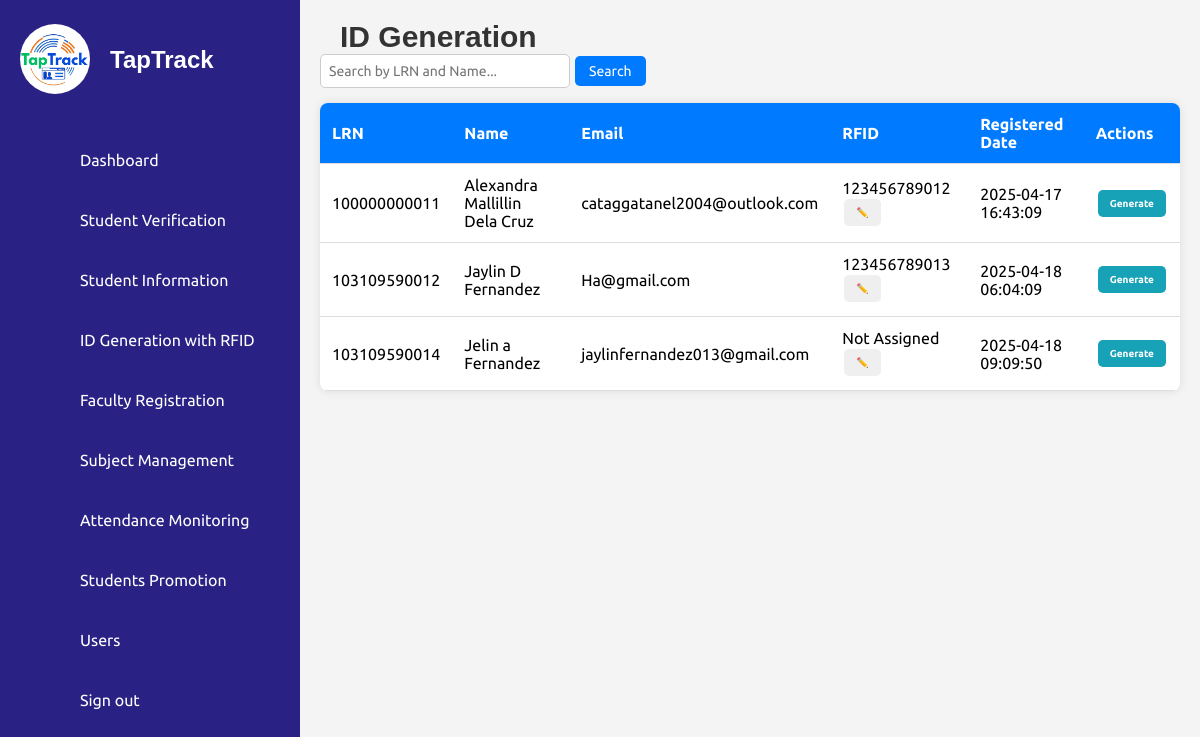
Page /id_generation.php (signed in) on the committed database.
### tables this page shows
CREATE TABLE `students` (
  `id` int(11) NOT NULL,
  `first_name` varchar(50) NOT NULL,
  `middle_name` varchar(50) DEFAULT NULL,
  `last_name` varchar(50) NOT NULL,
  `lrn` varchar(12) NOT NULL,
  `date_of_birth` date NOT NULL,
  `gender` enum('Male','Female') NOT NULL,
  `citizenship` varchar(50) NOT NULL,
  `address` text NOT NULL,
  `contact_number` varchar(15) NOT NULL,
  `email` varchar(100) NOT NULL,
  `guardian_name` varchar(100) NOT NULL,
  `guardian_contact` varchar(15) NOT NULL,
  `guardian_address` varchar(250) NOT NULL,
  `guardian_relationship` varchar(50) NOT NULL,
  `elementary_school` varchar(100) NOT NULL,
  `year_graduated` year(4) NOT NULL,
  `birth_certificate` varchar(255) NOT NULL,
  `id_photo` varchar(255) NOT NULL,
  `good_moral` varchar(255) DEFAULT NULL,
  `student_signature` varchar(255) NOT NULL,
  `section` varchar(50) DEFAULT NULL,
  `school_year` varchar(9) NOT NULL,
  `grade_level` varchar(20) DEFAULT NULL,
  `student_type` varchar(50) NOT NULL,
  `verified_at` timestamp NOT NULL DEFAULT current_timestamp(),
  `created_at` timestamp NOT NULL DEFAULT current_timestamp(),
  `rfid` varchar(50) DEFAULT NULL,
  `promotion_status` varchar(50) DEFAULT NULL
);

### id_generation.php (the view, shortened to what this page needs)
<!DOCTYPE html>
<html lang="en">
<head>
    <link rel="stylesheet" href="assets/css/style.css">
    <link rel="stylesheet" href="assets/css/ids.css">
    <link rel="stylesheet" href="assets/css/rfid.css">
</head>
<body>
    <?php include('sidebar.php'); ?>
    <div class="main-content">
        <h2>ID Generation</h2>
        <div class="search-containers">
            <input type="text" id="searchInput" placeholder="Search by LRN and Name...">
            <button onclick="searchStudent()">Search</button>
        </div>
        <?php
        include 'db_connection.php';
        $sql = "SELECT lrn, first_name, middle_name, last_name, email, rfid, created_at FROM students";
        $result = mysqli_query($conn, $sql);
        ?>
        <table class="student-table">
            <thead>
                <tr>
                    <th>LRN</th>
                    <th>Name</th>
                    <th>Email</th>
                    <th>RFID</th>
                    <th>Registered Date</th>
                    <th>Actions</th>
                </tr>
            </thead>
            <tbody id="studentTableBody">
            <?php if (mysqli_num_rows($result) > 0): ?>
    <?php while ($row = mysqli_fetch_assoc($result)): ?>
        <?php
            $full_name = $row['first_name'] . ' ' .
                        (!empty($row['middle_name']) ? $row['middle_name'] . ' ' : '') .
                        $row['last_name'];
        ?>
        <tr>
            <td><?php echo $row['lrn']; ?></td>
            <td><?php echo $full_name; ?></td>
            <td><?php echo $row['email']; ?></td>
            <td>
                <span class="rfid-value" data-lrn="<?php echo $row['lrn']; ?>">
                    <?php echo $row['rfid'] ?? 'Not Assigned'; ?>
                </span>
                <button class="edit-rfid-btn" data-lrn="<?php echo $row['lrn']; ?>">
                    ✏️
                </button>
            </td>
            <td><?php echo $row['created_at']; ?></td>
            <td>
                <button class="generate-btn" data-lrn="<?php echo $row['lrn']; ?>">Generate</button>
            </td>
        </tr>
    <?php endwhile; ?>
<?php else: ?>
    <tr>
        <td>No data available.</td>
    </tr>
<?php endif; ?>
            </tbody>
        </table>
    </div>
</body>
</html>

### assets/css/style.css (style rules this page uses)
* { font-family: 'Ubuntu', sans-serif; margin: 0; padding: 0; box-sizing: border-box; }
:root { --blue: #2a2185; --white: #fff; --gray: #f5f5f5; --black1: #222; --black2: #999; }
body { min-height: 100vh; overflow-x: hidden; }
.main-content { margin-left: 300px; padding: 20px; background-color: #f4f4f4; min-height: 100vh; overflow-x: hidden; width: calc(100% - 300px); }
.main-content h2 { text-align: left; margin-left: 20px; font-family: 'Arial', sans-serif; font-weight: 600; color: #333; font-size: 30px; }
.search-containers { display: flex; justify-content: flex-start; align-items: center; gap: 5px; margin-bottom: 15px; }
.search-containers input { width: 250px; padding: 8px; border: 1px solid #ccc; border-radius: 5px; font-size: 14px; }
.search-containers button { padding: 7px 14px; background-color: #007bff; color: white; border: none; border-radius: 5px; cursor: pointer; font-size: 14px; }
.student-table { width: 100%; border-collapse: collapse; background: white; border-radius: 8px; overflow: hidden; box-shadow: 0 0 10px rgba(0, 0, 0, 0.1); }
.student-table td { text-align: center; vertical-align: middle; padding: 10px; }
.student-table td button { display: inline-flex; padding: 8px 12px; margin: 2px; border: none; border-radius: 5px; font-size: 10px; cursor: pointer; transition: 0.3s; }
.student-table th, .student-table td { padding: 12px; text-align: left; border-bottom: 1px solid #ddd; }
.student-table th { background-color: #007bff; color: white; }
.generate-btn { padding: 8px 16px; border: none; border-radius: 5px; cursor: pointer; font-size: 14px; background-color: #17a2b8; color: white; font-weight: bold; transition: background-color 0.3s ease; }

### rows in the picture
students: lrn "100000000011", full_name "Alexandra Mallillin Dela Cruz", email "cataggatanel2004@outlook.com", rfid "123456789012", created_at "2025-04-17 16:43:09"
students: lrn "103109590012", full_name "Jaylin D Fernandez", email "Ha@gmail.com", rfid "123456789013", created_at "2025-04-18 06:04:09"
students: lrn "103109590014", full_name "Jelin a Fernandez", email "jaylinfernandez013@gmail.com", rfid "Not Assigned", created_at "2025-04-18 09:09:50"
